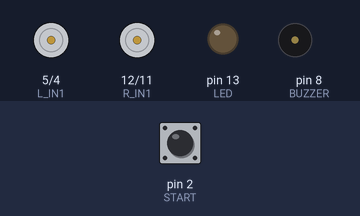
This sketch was run on a simulated Arduino Nano, built with avr-gcc and run on an emulated ATmega328P. Shown: motor-driver pin pairs drawn as motors (green arrow = first pin HIGH = forward, orange = second pin HIGH = backward, longer = more drive, scaled by the enable pin), output pins drawn as LEDs (lit = HIGH), buzzer (waves = sounding). Dashed ring = blinking. The inputs (shaded band) are chosen by the test bench; at power-on: pin 2 (START) HIGH.

Above: at 5.2 s.
5.3 s: pin 2 (START) pulled LOW for 0.15 s
At 6.0 s:
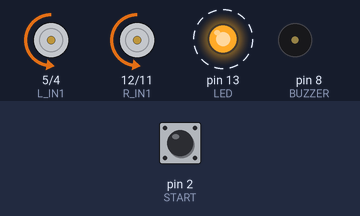
At 8.1 s:
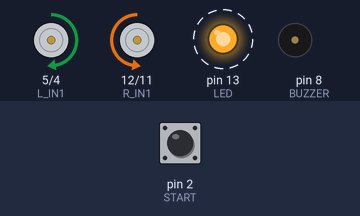
Timing chart, 0 to 14.4 s (numbered marks = the images above; inputs shaded):
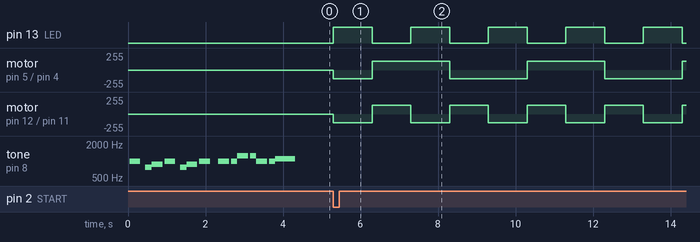

Measured:
- after the input at 5.3 s, pin 13 (LED): alternates HIGH for 1.0 s and LOW for 1.0 s, starting at once; motor on pin 5 (L_IN1) / pin 4 (L_IN2): stopped → backward 128/255 at once, then repeats every 4.0 s: forward 128/255 2.0 s, backward 128/255 2.0 s

The sketch:

LinerBot_testoutput.ino
```cpp
#include "LinerBot.h"


// Define note and duration for Kolej Komuniti melody.
int melodyPitch[] = {NOTE_B5, 0, NOTE_G5, NOTE_A5, NOTE_B5, 0, NOTE_G5, NOTE_A5, NOTE_B5, 0, NOTE_B5, NOTE_B5, NOTE_DS6, NOTE_DS6, NOTE_B5, NOTE_B5, NOTE_CS6};
int melodyDuration[] = {4, 16, 8, 4, 4, 16, 8, 4, 4, 8, 4, 8, 4, 8, 4, 8, 2};


void setup() {
  Serial.begin(115200);
  LinerBot.begin();

  // Stop the robot.
  LinerBot.stop();

  // Play the Kolej Komuniti melody once.
  LinerBot.playMelody(melodyPitch, melodyDuration, 17);

  // Wait here until start button is pressed.
  while (digitalRead(START) == HIGH);
}


void loop() {


  // Turn on LED and move forward at 50% speed.
  digitalWrite(LED, HIGH);
  LinerBot.moveForward(128);
  delay(1000);

  // Turn off LED and move backward at 50% speed.
  digitalWrite(LED, LOW);
  LinerBot.moveBackward(128);
  delay(1000);

  // Turn on LED and turn left at 50% speed.
  digitalWrite(LED, HIGH);
  LinerBot.turnLeft(128);
  delay(1000);

  // Turn off LED and turn right at 50% speed.
  digitalWrite(LED, LOW);
  LinerBot.turnRight(128);
  delay(1000);


  //LinerBot.moveForward(128);

  //LinerBot.setMotorSpeed(MOTOR_L, 100);
  //LinerBot.setMotorSpeed(MOTOR_R, 100);


}
```

LinerBot.cpp
```cpp
#include <EEPROM.h>
#include "LinerBot.h"


void KKBPJLinerBot::begin(void)
{
  // Setting pin direction.
  pinMode(PWM_L, OUTPUT);
  pinMode(L_IN1, OUTPUT);
  pinMode(L_IN2, OUTPUT);
  pinMode(PWM_R, OUTPUT);
  pinMode(R_IN1, OUTPUT);
  pinMode(R_IN2, OUTPUT);

  pinMode(LED, OUTPUT);
//  pinMode(SERVO, OUTPUT);
  pinMode(BUZZER, OUTPUT);

  pinMode(START, INPUT_PULLUP);

  // Clear all ouputs.
  analogWrite(PWM_L, 0);
  analogWrite(PWM_R, 0);
  digitalWrite(L_IN1, LOW);
  digitalWrite(L_IN2, LOW);
  digitalWrite(R_IN1, LOW);
  digitalWrite(R_IN2, LOW);

  digitalWrite(LED, LOW);
//  digitalWrite(SERVO, LOW);
  digitalWrite(BUZZER, LOW);

  // Attach servo.
//  _servo.attach(SERVO);
}


/*
int KKBPJLinerBot::readDipSwitch(void)
{
  int adc = analogRead(MODE);
  if (adc > 933) return 0;
  if (adc > 773) return 1;
  if (adc > 658) return 2;
  if (adc > 563) return 3;
  if (adc > 487) return 4;
  if (adc > 440) return 5;
  if (adc > 400) return 6;
  return 7;
}
*/


/*
float KKBPJLinerBot::readBatteryVoltage(void)
{
  int adc = analogRead(VBATT);
  float adcVolt = (float)adc * (5.0f / 1023.0f);
  float vBatt = adcVolt * (1.0f + (10.0f / 3.9f));
  return vBatt;
}
*/


void KKBPJLinerBot::stop(void)
{
  analogWrite(PWM_L, 0);
  analogWrite(PWM_R, 0);
}


void KKBPJLinerBot::moveForward(int speed)
{
  analogWrite(PWM_L, speed);
  digitalWrite(L_IN1, LOW);
  digitalWrite(L_IN2, HIGH);
  analogWrite(PWM_R, speed);
  digitalWrite(R_IN1, LOW);
  digitalWrite(R_IN2, HIGH);
}


void KKBPJLinerBot::moveBackward(int speed)
{
  analogWrite(PWM_L, speed);
  digitalWrite(L_IN1, HIGH);
  digitalWrite(L_IN2, LOW);
  analogWrite(PWM_R, speed);
  digitalWrite(R_IN1, HIGH);
  digitalWrite(R_IN2, LOW);
}


void KKBPJLinerBot::turnLeft(int speed)
{
  analogWrite(PWM_L, speed);
  digitalWrite(L_IN1, HIGH);
  digitalWrite(L_IN2, LOW);
  analogWrite(PWM_R, speed);
  digitalWrite(R_IN1, LOW);
  digitalWrite(R_IN2, HIGH);
}


void KKBPJLinerBot::turnRight(int speed)
{
  analogWrite(PWM_L, speed);
  digitalWrite(L_IN1, LOW);
  digitalWrite(L_IN2, HIGH);
  analogWrite(PWM_R, speed);
  digitalWrite(R_IN1, HIGH);
  digitalWrite(R_IN2, LOW);
}


void KKBPJLinerBot::setMotorSpeed(int side, int speed)
{
  int direction_1;
  int direction_2;
  if (speed >= 0) {
    direction_1 = LOW;
    direction_2 = HIGH;
  }
  else {
    speed = -speed;
    direction_1 = HIGH;
    direction_2 = LOW;
  }

  switch (side) {
    case MOTOR_L:
      analogWrite(PWM_L, speed);
      digitalWrite(L_IN1, direction_1);
      digitalWrite(L_IN2, direction_2);
      break;

    case MOTOR_R:
      analogWrite(PWM_R, speed);
      digitalWrite(R_IN1, direction_1);
      digitalWrite(R_IN2, direction_2);
      break;
  }
}


/*
void KKBPJLinerBot::setServoPosition(int position)
{
  _servo.write(position);
}
*/


void KKBPJLinerBot::playTone(int pitch, int duration)
{
  if (pitch == 0) {
    delay(duration);
    return;
  }

  long halfPeriod = 1000000L / (long)pitch / 2L;
  for (long i = 0; i < (long)duration * 1000L; i += halfPeriod * 2L) {
    digitalWrite(BUZZER, HIGH);
    delayMicroseconds(halfPeriod);
    digitalWrite(BUZZER, LOW);
    delayMicroseconds(halfPeriod);
  }
}


void KKBPJLinerBot::playMelody(const int *pitch, const int *duration, int length)
{
  for (int i = 0; i < length; i++) {
    // To calculate the note duration, take one second divided by the note type.
    // e.g. quarter note = 1000 / 4, eighth note = 1000 / 8, etc.
    int noteDuration = 1000 / duration[i];
    playTone(pitch[i], noteDuration);

    // To distinguish the notes, set a minimum time between them.
    // the note's duration + 30% seems to work well.
    int pauseBetweenNotes = noteDuration * 0.30;
    delay(pauseBetweenNotes);
  }
}


void KKBPJLinerBot::calibrateEdgeSensors(void)
{
  int minL = 1024;
  int minR = 1024;
  int maxL = 0;
  int maxR = 0;

  int timestamp = millis();

  // Loop until start button is pressed.
  do {
    // Get the minimum and maximum value.
    int tempL = analogRead(EDGE_L);
    int tempR = analogRead(EDGE_R);

    if (minL > tempL) minL = tempL;
    if (minR > tempR) minR = tempR;

    if (maxL < tempL) maxL = tempL;
    if (maxR < tempR) maxR = tempR;

    // Blink LED.
    if (millis() - timestamp > 100) {
      timestamp +=  100;
      digitalWrite(LED, !digitalRead(LED));
    }
  } while (digitalRead(START) == HIGH);
  while (digitalRead(START) == LOW);
  digitalWrite(LED, LOW);

  // Calculate and save the threshold to EEPROM.
  if (maxL > minL) {
    int threshold = ((maxL - minL) * 3 / 5) + minL;
    EEPROM.put(EEADD_EDGE_L, threshold);
  }

  if (maxR > minR) {
    int threshold = ((maxR - minR) * 3 / 5) + minR;
    EEPROM.put(EEADD_EDGE_R, threshold);
  }
}


int KKBPJLinerBot::readEdgeSensorThreshold(int side)
{
  int eepromAddress;
  if (side == EDGE_L) {
    eepromAddress = EEADD_EDGE_L;
  }
  else if (side == EDGE_R) {
    eepromAddress = EEADD_EDGE_R;
  }
  else {
    return 0;
  }

  int threshold;
  EEPROM.get(eepromAddress, threshold);

  // Use default value if the value in EEPROM is invalid.
  if ((threshold <= 0) || (threshold >= 1023)) {
    threshold = DEFAULT_EDGE_THRESHOLD;
  }

  return threshold;
}


bool KKBPJLinerBot::isEdgeDetected(int side)
{
  if (analogRead(side) < readEdgeSensorThreshold(side)) {
    return true;
  }
  else {
    return false;
  }
}


// Static instance.
KKBPJLinerBot LinerBot;
```

LinerBot.h
```cpp
#ifndef LinerBot_H
#define LinerBot_H

#include <Arduino.h>
#include <Servo.h>


// Pin Assignment.
#define PWM_L   3
#define L_IN1   5
#define L_IN2   4
#define PWM_R   10
#define R_IN1   12
#define R_IN2   11

#define LED     13
//#define SERVO   9
#define BUZZER  8

#define OPP_FC  A3
#define OPP_FL  A2
#define OPP_FR  A4
#define OPP_L   A1
#define OPP_R   A5

#define START   2
//#define GPIO1   0
//#define GPIO2   1

#define EDGE_L  A6
#define EDGE_R  A7

#define POT     A0
//#define MODE    6
//#define VBATT   7


// Constant.
#define MOTOR_L   0
#define MOTOR_R   1


// Default value for edge sensors threshold if not calibrated.
#define DEFAULT_EDGE_THRESHOLD  800


// EEPROM Address.
#define EEADD_EDGE_L  0
#define EEADD_EDGE_R  (EEADD_EDGE_L + sizeof(int))


// Melody pitches.
#define NOTE_B0  31
#define NOTE_C1  33
#define NOTE_CS1 35
#define NOTE_D1  37
#define NOTE_DS1 39
#define NOTE_E1  41
#define NOTE_F1  44
#define NOTE_FS1 46
#define NOTE_G1  49
#define NOTE_GS1 52
#define NOTE_A1  55
#define NOTE_AS1 58
#define NOTE_B1  62
#define NOTE_C2  65
#define NOTE_CS2 69
#define NOTE_D2  73
#define NOTE_DS2 78
#define NOTE_E2  82
#define NOTE_F2  87
#define NOTE_FS2 93
#define NOTE_G2  98
#define NOTE_GS2 104
#define NOTE_A2  110
#define NOTE_AS2 117
#define NOTE_B2  123
#define NOTE_C3  131
#define NOTE_CS3 139
#define NOTE_D3  147
#define NOTE_DS3 156
#define NOTE_E3  165
#define NOTE_F3  175
#define NOTE_FS3 185
#define NOTE_G3  196
#define NOTE_GS3 208
#define NOTE_A3  220
#define NOTE_AS3 233
#define NOTE_B3  247
#define NOTE_C4  262
#define NOTE_CS4 277
#define NOTE_D4  294
#define NOTE_DS4 311
#define NOTE_E4  330
#define NOTE_F4  349
#define NOTE_FS4 370
#define NOTE_G4  392
#define NOTE_GS4 415
#define NOTE_A4  440
#define NOTE_AS4 466
#define NOTE_B4  494
#define NOTE_C5  523
#define NOTE_CS5 554
#define NOTE_D5  587
#define NOTE_DS5 622
#define NOTE_E5  659
#define NOTE_F5  698
#define NOTE_FS5 740
#define NOTE_G5  784
#define NOTE_GS5 831
#define NOTE_A5  880
#define NOTE_AS5 932
#define NOTE_B5  988
#define NOTE_C6  1047
#define NOTE_CS6 1109
#define NOTE_D6  1175
#define NOTE_DS6 1245
#define NOTE_E6  1319
#define NOTE_F6  1397
#define NOTE_FS6 1480
#define NOTE_G6  1568
#define NOTE_GS6 1661
#define NOTE_A6  1760
#define NOTE_AS6 1865
#define NOTE_B6  1976
#define NOTE_C7  2093
#define NOTE_CS7 2217
#define NOTE_D7  2349
#define NOTE_DS7 2489
#define NOTE_E7  2637
#define NOTE_F7  2794
#define NOTE_FS7 2960
#define NOTE_G7  3136
#define NOTE_GS7 3322
#define NOTE_A7  3520
#define NOTE_AS7 3729
#define NOTE_B7  3951
#define NOTE_C8  4186
#define NOTE_CS8 4435
#define NOTE_D8  4699
#define NOTE_DS8 4978


// Class.
class KKBPJLinerBot
{
  public:
    void begin(void);
//    int readDipSwitch(void);
//    float readBatteryVoltage(void);
    void stop(void);
    void moveForward(int speed);
    void moveBackward(int speed);
    void turnLeft(int speed);
    void turnRight(int speed);
    void setMotorSpeed(int side, int speed);
//    void setServoPosition(int position);
    void playTone(int pitch, int duration);
    void playMelody(const int *pitch, const int *duration, int length);
    void calibrateEdgeSensors(void);
    int readEdgeSensorThreshold(int side);
    bool isEdgeDetected(int side);

  protected:
    Servo _servo;
};


// Static instance.
extern KKBPJLinerBot LinerBot;


#endif
```
